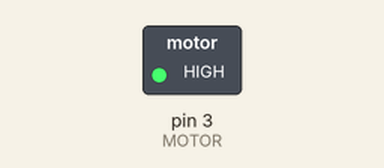
The sketch below on a simulated Arduino Uno, built with avr-gcc and run on an emulated ATmega328P. On the bench: switched loads named in the sketch (green lamp = pin HIGH).

Above: at 1.0 s.
At 3.0 s:
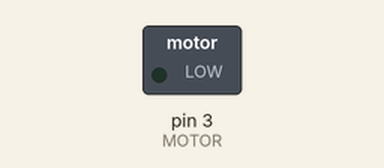
Timing chart, 0 to 5.2 s (numbered marks = the images above):
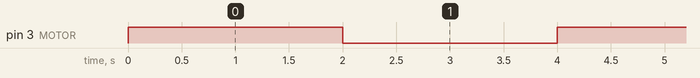

Measured:
- by itself, pin 3 (MOTOR): alternates HIGH for 2.0 s and LOW for 2.0 s

The sketch:

Experiment_1_Basic_Motor_Control.ino
```cpp
// (licence header left out)
const int MOTOR = 3; //pin for motor control

void setup() {
  pinMode (MOTOR, OUTPUT); //set pin 3 for output
}

void loop() {
  digitalWrite (MOTOR, HIGH);
  delay (2000); //turn on motor for 2 seconds
  digitalWrite (MOTOR, LOW);
  delay (2000); //turn off motor for 2 seconds
}
```
